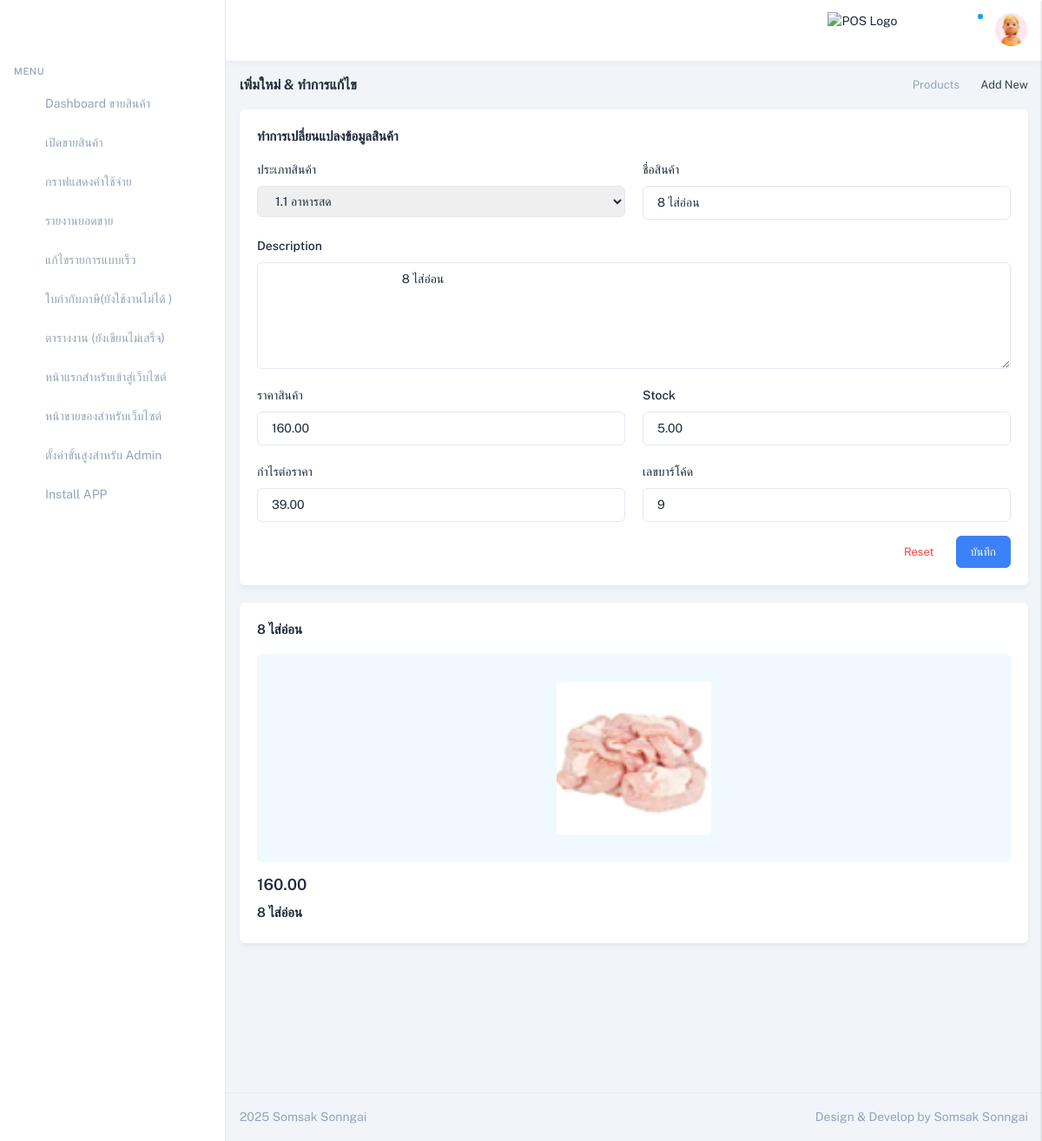
/EditAdd/9/ (signed in), run on an earlier commit of the app's database.
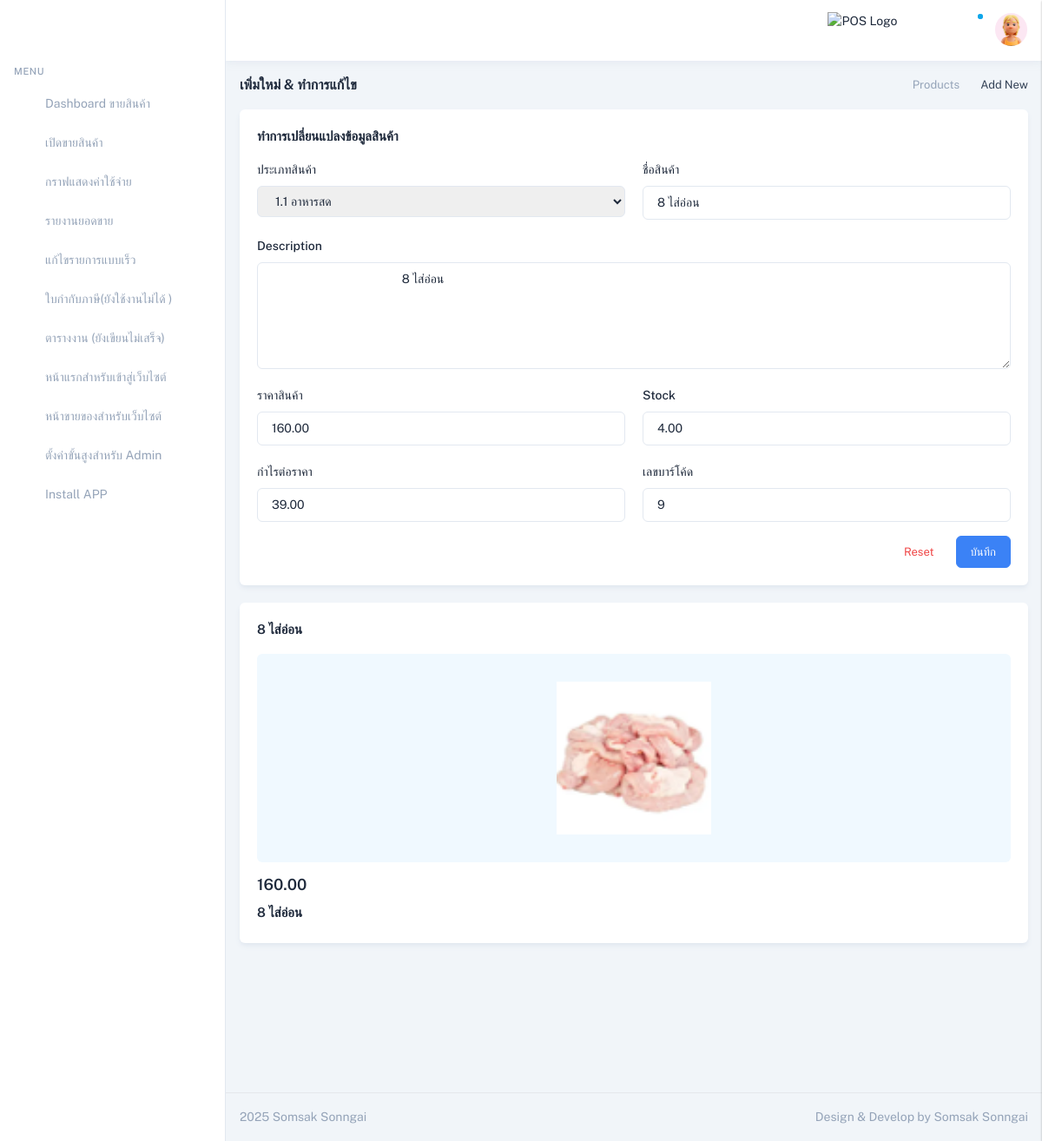
And on a later commit of the database.
### productapp/models.py (models this page shows, shortened)
class Product1(models.Model):
    category = models.ForeignKey('Category',on_delete=models.CASCADE,null=True,verbose_name="หมวดหมู่สินค้า")
    name = models.CharField("ชื่อสินค้า", max_length=100)
    description = models.TextField("รายละเอียดสินค้า", max_length=500)
    price = models.DecimalField("ราคาขาย", max_digits=10, decimal_places=2)
    stock = models.DecimalField("จำนวนในสต๊อก", max_digits=10, decimal_places=2)
    is_trending = models.BooleanField("สินค้าแนะนำ", default=False)
    image = models.ImageField("รูปสินค้า", upload_to="product")
    profitprice = models.DecimalField("ราคากำไร", max_digits=10, decimal_places=2)
    created_at = models.DateTimeField("วันที่เพิ่มสินค้า", auto_now_add=True)
    updated_at = models.DateTimeField("วันที่แก้ไขล่าสุด", auto_now=True)
    barcode = models.CharField("บาร์โค้ด", max_length=13, unique=True)
    class Meta:
        verbose_name = "Product"
        verbose_name_plural = "รายการสินค้า"

class Category(models.Model):
    name = models.CharField(max_length=100, unique=True)  # ชื่อหมวดหมู่
    class Meta:
        verbose_name = "Category"
        verbose_name_plural = "ประเภทรายการสินค้า"
        ordering = ['name']

### DashboardUser/views.py (the view, shortened to what this page needs)
# urls.py: path("EditAdd/<int:id>/",views.EditAdd, name="EditAdd"),#5
@login_required(login_url='/login_cover/') # สำหรับการามัครสมาชิก
@user_passes_test(is_special_admin,login_url='/eror404/') # ถ้าไม่ได้อนุญาติก็จะdirect ไปที่ urlนั้ อนุญาติเข้าสู่ระบบโดยกลุ่มนี้นอกเหนือจากกลุ่มนั้ก็ไม่สามารถเข้าไปได้
def EditAdd(request,id):
    product = get_object_or_404(Product1, pk=id)
    filter2 = Category.objects.all()
    filter1= Product1.objects.all()
    filter2=Category.objects.all()
    product=Product1.objects.get(pk=id)
    ProductStock = Product1.objects.filter(stock__lt=10)
    total_product_count = ProductStock.count()
    return render (request,"EditAdd.html",{"product":product,"filter1":filter1,"filter2":filter2,"ProductStock":ProductStock,"total_product_count":total_product_count})

### DashboardUser/views.py (called while the page is built)
def is_special_admin(user):
    return user.is_authenticated and user.groups.filter(name='SpecialAdmin').exists()

### DashboardUser/templates/EditAdd.html (shortened to what the changed rows need)
{% extends "LayoutDashbords.html"%}
{% load humanize %}
{% load static %}
{% block content%}
<div class="relative min-h-screen group-data-[sidebar-size=sm]:min-h-sm">
    <div class="group-data-[sidebar-size=lg]:ltr:md:ml-vertical-menu group-data-[sidebar-size=lg]:rtl:md:mr-vertical-menu group-data-[sidebar-size=md]:ltr:ml-vertical-menu-md group-data-[sidebar-size=md]:rtl:mr-vertical-menu-md group-data-[sidebar-size=sm]:ltr:ml-vertical-menu-sm group-data-[sidebar-size=sm]:rtl:mr-vertical-menu-sm pt-[calc(theme('spacing.header')_*_1)] pb-[calc(theme('spacing.header')_*_0.8)] px-4 group-data-[navbar=bordered]:pt-[calc(theme('spacing.header')_*_1.3)] group-data-[navbar=hidden]:pt-0 group-data-[layout=horizontal]:mx-auto group-data-[layout=horizontal]:max-w-screen-2xl group-data-[layout=horizontal]:px-0 group-data-[layout=horizontal]:group-data-[sidebar-size=lg]:ltr:md:ml-auto group-data-[layout=horizontal]:group-data-[sidebar-size=lg]:rtl:md:mr-auto group-data-[layout=horizontal]:md:pt-[calc(theme('spacing.header')_*_1.6)] group-data-[layout=horizontal]:px-3 group-data-[layout=horizontal]:group-data-[navbar=hidden]:pt-[calc(theme('spacing.header')_*_0.9)]">
        <div class="container-fluid group-data-[content=boxed]:max-w-boxed mx-auto">
            <div class="grid grid-cols-1 xl:grid-cols-12 gap-x-5">
                <div class="xl:col-span-9">
                    <div class="card">
                        <div class="card-body">
                            <form method="POST" action="{% url 'EditAdd' product.id %}">
                                <div class="grid grid-cols-1 gap-5 lg:grid-cols-2 xl:grid-cols-12">
                                    <div class="xl:col-span-4">
                                        <label for="taxApplicable" class="inline-block mb-2 text-base font-medium">ประเภทสินค้า</label>
                                        <select name="taxApplicable" id="taxApplicable" required
                                        class="form-input border-slate-200 dark:border-zink-500 focus:outline-none focus:border-custom-500 disabled:bg-slate-100 dark:disabled:bg-zink-600 disabled:border-slate-300 dark:disabled:border-zink-500 dark:disabled:text-zink-200 disabled:text-slate-500 dark:text-zink-100 dark:bg-zink-700 dark:focus:border-custom-800 placeholder:text-slate-400 dark:placeholder:text-zink-200">
                                            {% for category in filter2 %}
                                                <option value="{{ category.id }}" {% if category.id == product.category.id %}selected{% endif %}>
                                                    {{ category.name }}
                                                </option>
                                            {% endfor %}
                                        </select>
                                    </div>
                                    <div class="xl:col-span-4">
                                        <label for="product_name" class="inline-block mb-2 text-base font-medium">ชื่อสินค้า</label>
                                        <input type="text" id="product_name" name="product_name" value="{{ product.name }}" required
                                        class="form-input border-slate-200 dark:border-zink-500 focus:outline-none focus:border-custom-500 disabled:bg-slate-100 dark:disabled:bg-zink-600 disabled:border-slate-300 dark:disabled:border-zink-500 dark:disabled:text-zink-200 disabled:text-slate-500 dark:text-zink-100 dark:bg-zink-700 dark:focus:border-custom-800 placeholder:text-slate-400 dark:placeholder:text-zink-200"
                                            placeholder="กรอกชื่อสินค้า">
                                    </div>
                                    <div class="lg:col-span-2 xl:col-span-12">
                                        <label for="productDescription" class="inline-block mb-2 text-base font-medium">Description</label>
                                        <textarea id="productDescription" name="productDescription" rows="5" required
                                        class="form-input border-slate-200 dark:border-zink-500 focus:outline-none focus:border-custom-500 disabled:bg-slate-100 dark:disabled:bg-zink-600 disabled:border-slate-300 dark:disabled:border-zink-500 dark:disabled:text-zink-200 disabled:text-slate-500 dark:text-zink-100 dark:bg-zink-700 dark:focus:border-custom-800 placeholder:text-slate-400 dark:placeholder:text-zink-200">
                                            {{ product.description }}
                                        </textarea>
                                    </div>
                                    <div class="xl:col-span-4">
                                        <label for="product_price" class="inline-block mb-2 text-base font-medium">ราคาสินค้า</label>
                                        <input type="number" id="product_price" name="product_price" step="0.01" required
                                            value="{{ product.price }}" class="form-input border-slate-200 dark:border-zink-500 focus:outline-none focus:border-custom-500 disabled:bg-slate-100 dark:disabled:bg-zink-600 disabled:border-slate-300 dark:disabled:border-zink-500 dark:disabled:text-zink-200 disabled:text-slate-500 dark:text-zink-100 dark:bg-zink-700 dark:focus:border-custom-800 placeholder:text-slate-400 dark:placeholder:text-zink-200">
                                    </div>
                                    <div class="xl:col-span-4">
                                        <label for="stock" class="inline-block mb-2 text-base font-medium">Stock</label>
                                        <input type="number" step="any" id="stock" name="stock" required value="{{ product.stock }}"
                                        class="form-input border-slate-200 dark:border-zink-500 focus:outline-none focus:border-custom-500 disabled:bg-slate-100 dark:disabled:bg-zink-600 disabled:border-slate-300 dark:disabled:border-zink-500 dark:disabled:text-zink-200 disabled:text-slate-500 dark:text-zink-100 dark:bg-zink-700 dark:focus:border-custom-800 placeholder:text-slate-400 dark:placeholder:text-zink-200">
                                    </div>
                                    <div class="xl:col-span-4">
                                        <label for="profitprice" class="inline-block mb-2 text-base font-medium">กำไรต่อราคา</label>
                                        <input type="number" id="profitprice" name="profitprice" step="0.01" required value="{{ product.profitprice }}"
                                        class="form-input border-slate-200 dark:border-zink-500 focus:outline-none focus:border-custom-500 disabled:bg-slate-100 dark:disabled:bg-zink-600 disabled:border-slate-300 dark:disabled:border-zink-500 dark:disabled:text-zink-200 disabled:text-slate-500 dark:text-zink-100 dark:bg-zink-700 dark:focus:border-custom-800 placeholder:text-slate-400 dark:placeholder:text-zink-200">
                                    </div>
                                    <div class="xl:col-span-4">
                                        <label for="barcode" class="inline-block mb-2 text-base font-medium">เลขบาร์โค้ด</label>
                                        <input type="text" id="barcode" name="barcode" required value="{{ product.barcode }}"
                                        class="form-input border-slate-200 dark:border-zink-500 focus:outline-none focus:border-custom-500 disabled:bg-slate-100 dark:disabled:bg-zink-600 disabled:border-slate-300 dark:disabled:border-zink-500 dark:disabled:text-zink-200 disabled:text-slate-500 dark:text-zink-100 dark:bg-zink-700 dark:focus:border-custom-800 placeholder:text-slate-400 dark:placeholder:text-zink-200">
                                    </div>
                                </div>
                            </form>
                        </div>
                    </div>
                </div>
                <div class="xl:col-span-3">
                    <div class="card sticky top-[calc(theme('spacing.header')_*_1.3)]">
                        <div class="card-body">
                            <h6 class="mb-4 text-15">{{ product.name }}</h6>
                            <div class="px-5 py-8 rounded-md bg-sky-50 dark:bg-zink-600">
                                <img src="{{ product.image.url }}" alt="" class="block mx-auto h-44">
                            </div>
                            <div class="mt-3">
                                <h5 class="mb-2">{{product.price}} <small class="font-normal line-through"></small></h5>
                                <h6 class="mb-1 text-15">{{ product.name }}</h6>
                            </div>
                        </div>
                    </div>
                </div>
            </div>
        </div>
    </div>
</div>
{% endblock%}

What changed in the data, as far as the page shows it:
changed Product1 "8 ไส่อ่อน": stock "5.00" → "4.00"
